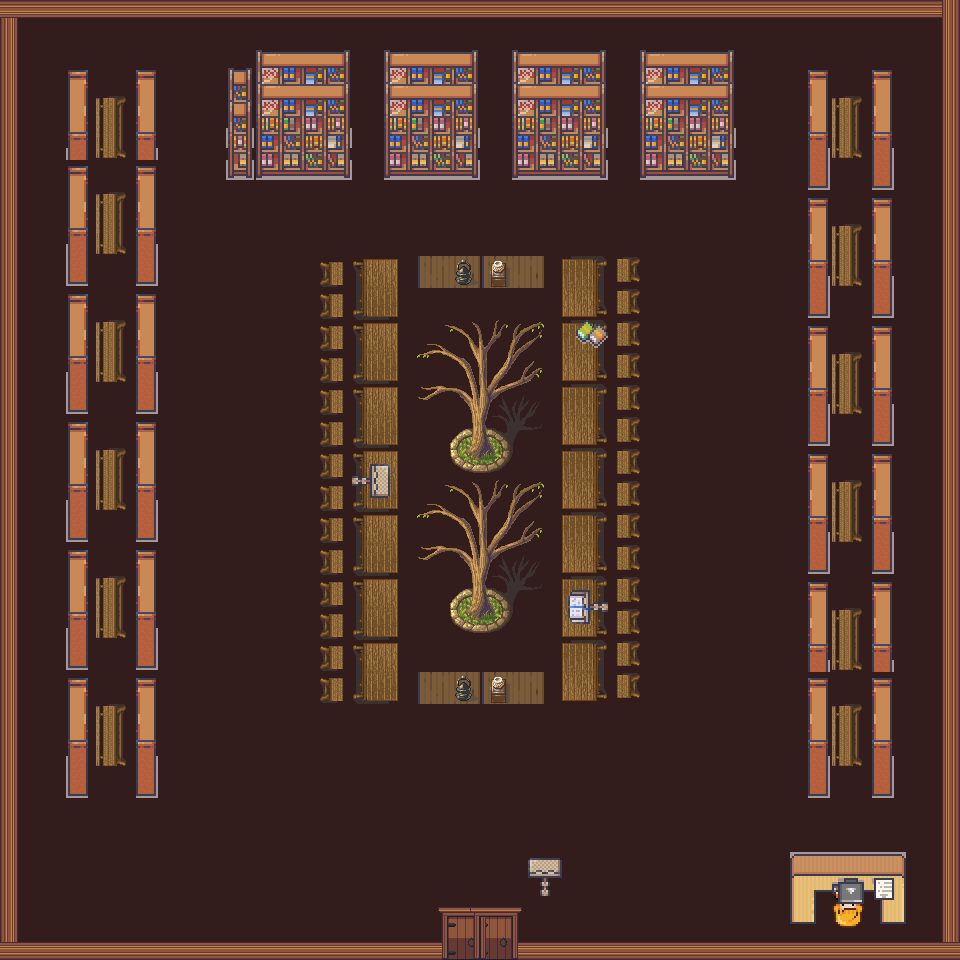

Tiled map render using the project's own tile images. Description and the map definition, with tile-layer contents summarised, below:
An orthogonal 30x30 tile map with 32x32 px tiles, 4 tile layers (floor1, floor2, deco1, deco2), 4 tilesets.

<map version="1.10" tiledversion="1.10.2" orientation="orthogonal" renderorder="right-down" width="30" height="30" tilewidth="32" tileheight="32" infinite="0" nextlayerid="6" nextobjectid="1">
 <tileset firstgid="1" name="trimsanddoors" tilewidth="32" tileheight="32" tilecount="750" columns="15">
  <image source="trimsanddoors.png" width="480" height="1600" />
 </tileset>
 <tileset firstgid="751" name="magecity" tilewidth="32" tileheight="32" tilecount="360" columns="8">
  <image source="magecity.png" width="256" height="1450" />
 </tileset>
 <tileset firstgid="1111" name="5_Classroom_and_library_32x32" tilewidth="32" tileheight="32" tilecount="544" columns="16">
  <image source="5_Classroom_and_library_32x32.png" width="512" height="1088" />
 </tileset>
 <tileset firstgid="1655" name="1_Generic_32x32" tilewidth="32" tileheight="32" tilecount="1248" columns="16">
  <image source="1_Generic_32x32.png" width="512" height="2496" />
 </tileset>
 <layer id="1" name="floor1" width="30" height="30">
  <data>[900 cells, 900 non-empty, 1 distinct tile ids]</data>
 </layer>
 <layer id="2" name="floor2" width="30" height="30">
  <data>[900 cells, 241 non-empty, 51 distinct tile ids]</data>
 </layer>
 <layer id="3" name="deco1" width="30" height="30">
  <data>[900 cells, 221 non-empty, 56 distinct tile ids]</data>
 </layer>
 <layer id="5" name="deco2" width="30" height="30">
  <data>[900 cells, 58 non-empty, 34 distinct tile ids]</data>
 </layer>
</map>
